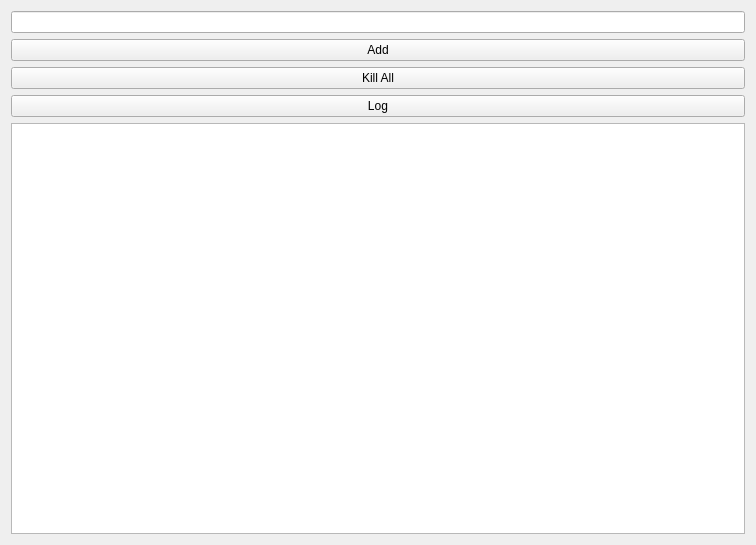
<?xml version="1.0" encoding="UTF-8"?>
<ui version="4.0">
 <class>Form</class>
 <widget class="QWidget" name="Form">
  <property name="geometry">
   <rect>
    <x>0</x>
    <y>0</y>
    <width>756</width>
    <height>545</height>
   </rect>
  </property>
  <property name="windowTitle">
   <string>Form</string>
  </property>
  <layout class="QVBoxLayout" name="verticalLayout">
   <item>
    <widget class="QLineEdit" name="ticker1Input"/>
   </item>
   <item>
    <widget class="QPushButton" name="addButton">
     <property name="text">
      <string>Add</string>
     </property>
    </widget>
   </item>
   <item>
    <widget class="QPushButton" name="killallButton">
     <property name="text">
      <string>Kill All</string>
     </property>
    </widget>
   </item>
   <item>
    <widget class="QPushButton" name="logButton">
     <property name="text">
      <string>Log</string>
     </property>
    </widget>
   </item>
   <item>
    <widget class="QTextEdit" name="logTextEdit"/>
   </item>
  </layout>
 </widget>
 <resources/>
 <connections/>
</ui>
